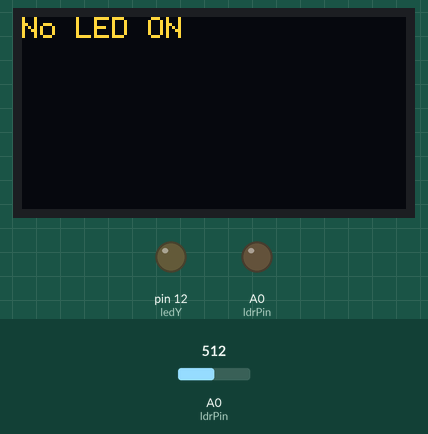
Bench run of a sketch on a simulated Arduino Uno, built with avr-gcc and run on an emulated ATmega328P. Shown: 128×64 one-colour display, output pins drawn as LEDs (lit = HIGH). Inputs (shaded band) come from the test bench; at power-on: A0 (ldrPin) = 512. The OLED is the two-colour kind (top 16 rows yellow); pins used as bus, display or sensor lines are not drawn.

Above: at 1.8 s.
1.9 s: A0 (ldrPin) set to 264
3.4 s: A0 (ldrPin) set to 242
At 4.8 s:
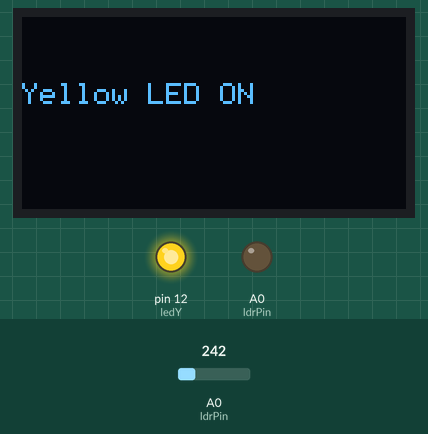
5.6 s: A0 (ldrPin) set to 131
7.4 s: A0 (ldrPin) set to 116
At 9.4 s:
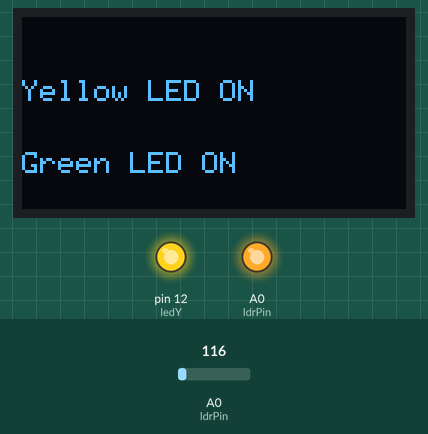
9.7 s: A0 (ldrPin) set to 260
At 10.8 s:
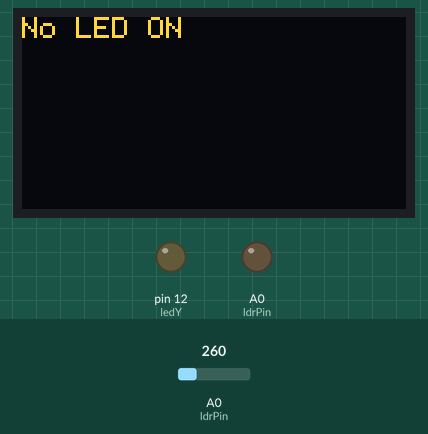
11.8 s: A0 (ldrPin) set to 240
At 13.1 s:
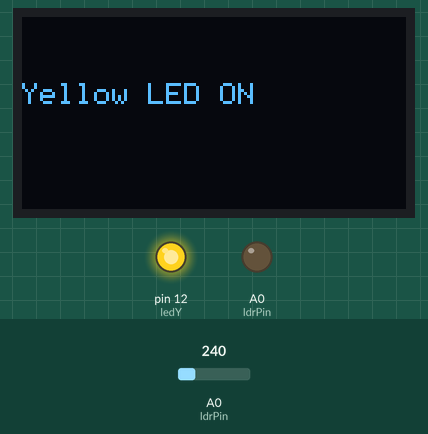
Timing chart, 0 to 14.8 s (numbered marks = the images above; inputs shaded):
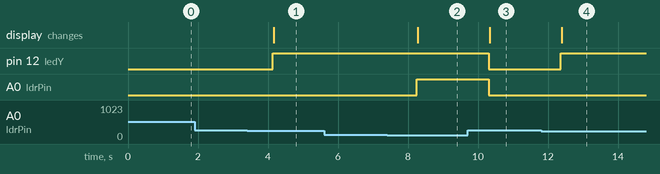

The sketch:

ldr_led_oled.ino
```cpp
/*---------------------KRENOVATOR---------------------
  LDR + LED + OLED Display

  Demonstrates the LDR diode to understand its functions
  and how to code it to control the LED as a real life
  lamp. The condition of LED wether it is ON or OFF will
  be displayed in OLED display.

  Get the code at github
  http://bit.ly/SmartLightAssistant

  by M.Zulsyahmi @krenovator
  October 2018
 */

/*the library for OLED display*/
#include <SPI.h>
#include <Wire.h>
#include <Adafruit_GFX.h>
#include <Adafruit_SSD1306.h>
#define OLED_RESET LED_BUILTIN
Adafruit_SSD1306 display(OLED_RESET);

//initialize the pin used for LDR and LED
int ldrPin = A0;
int ldrVal = 0;

int ledG = 14;
int ledY = 12;
int ledR = 13;


void setup() {
  //declare the function of each initialized
  pinMode(ldrPin,INPUT);
  pinMode(ledG, OUTPUT);
  pinMode(ledY, OUTPUT);
  pinMode(ledR, OUTPUT);

  display.clearDisplay();

  //burn command to be display on OLED
  Serial.begin(115200);

  display.begin(SSD1306_SWITCHCAPVCC, 0x3C);  // initialize with the I2C addr 0x3D (for the 128x64)

  // Clear the buffer/display
  display.clearDisplay();
}

void loop() {
  //command to read the analog pin for LDR sensor
  int ldrVal = analogRead(ldrPin);

  //the condition to be met for the sensor to trigger the LED and display in OLED
  if (ldrVal<= 125){
    digitalWrite(ledG, HIGH);
    digitalWrite(ledY, HIGH);
    digitalWrite(ledR, LOW);

    //display command and codes
    display.setTextColor(WHITE);
    display.setCursor(0, 21);
    display.setTextSize(1);
    display.print("Yellow LED ON");

    display.setTextColor(WHITE);
    display.setCursor(0, 45);
    display.setTextSize(1);
    display.print("Green LED ON");
    display.display();
  }

  else if (ldrVal>125 && ldrVal<=250){
    digitalWrite(ledG, LOW);
    digitalWrite(ledY, HIGH);
    digitalWrite(ledR, LOW);

    //display command and codes
    display.setTextColor(WHITE);
    display.setCursor(0, 22);
    display.setTextSize(1);
    display.print("Yellow LED ON");
    display.display();
  }

  else if (ldrVal>250){
    digitalWrite(ledG, LOW);
    digitalWrite(ledY, LOW);
    digitalWrite(ledR, HIGH);

    //display command and codes
    display.setTextColor(WHITE);
    display.setCursor(0, 0);
    display.setTextSize(1);
    display.print("No LED ON");
    display.display();
  }
  delay(1000);
  display.clearDisplay();
}
```

Measured:
- the behaviour switches between 251 and 250 on A0 (ldrPin) (found by bisection; images 0 and 1)
- the behaviour switches between 126 and 125 on A0 (ldrPin) (found by bisection; images 1 and 2)
- after the input at 1.9 s, every drawn part: stays the same
- after the input at 3.4 s, pin 12 (ledY): LOW → HIGH after 0.74 s; the display: changes after 0.77 s (image 1)
- after the input at 5.6 s, every drawn part: stays the same
- after the input at 7.4 s, A0 (ldrPin): LOW → HIGH after 0.85 s; the display: changes after 0.88 s (image 2)
- after the input at 9.7 s, pin 12 (ledY), A0 (ldrPin): HIGH → LOW after 0.61 s; the display: changes after 0.64 s (image 3)
- after the input at 11.8 s, pin 12 (ledY): LOW → HIGH after 0.56 s; the display: changes after 0.59 s (image 4)
